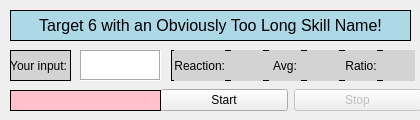
<?xml version="1.0" encoding="UTF-8"?>
<ui version="4.0">
 <class>MainWindow</class>
 <widget class="QMainWindow" name="MainWindow">
  <property name="geometry">
   <rect>
    <x>0</x>
    <y>0</y>
    <width>420</width>
    <height>120</height>
   </rect>
  </property>
  <property name="sizePolicy">
   <sizepolicy hsizetype="Fixed" vsizetype="Fixed">
    <horstretch>0</horstretch>
    <verstretch>0</verstretch>
   </sizepolicy>
  </property>
  <property name="minimumSize">
   <size>
    <width>420</width>
    <height>120</height>
   </size>
  </property>
  <property name="maximumSize">
   <size>
    <width>420</width>
    <height>120</height>
   </size>
  </property>
  <property name="windowTitle">
   <string>Keybinding Practice</string>
  </property>
  <property name="windowIcon">
   <iconset>
    <normaloff>icon.png</normaloff>icon.png</iconset>
  </property>
  <widget class="QWidget" name="centralwidget">
   <widget class="QWidget" name="horizontalLayoutWidget">
    <property name="geometry">
     <rect>
      <x>160</x>
      <y>80</y>
      <width>261</width>
      <height>41</height>
     </rect>
    </property>
    <layout class="QHBoxLayout" name="horizontalLayout">
     <item>
      <widget class="QPushButton" name="start_button">
       <property name="enabled">
        <bool>true</bool>
       </property>
       <property name="sizePolicy">
        <sizepolicy hsizetype="Minimum" vsizetype="Fixed">
         <horstretch>0</horstretch>
         <verstretch>0</verstretch>
        </sizepolicy>
       </property>
       <property name="focusPolicy">
        <enum>Qt::ClickFocus</enum>
       </property>
       <property name="text">
        <string>Start</string>
       </property>
      </widget>
     </item>
     <item>
      <widget class="QPushButton" name="stop_button">
       <property name="enabled">
        <bool>false</bool>
       </property>
       <property name="sizePolicy">
        <sizepolicy hsizetype="Minimum" vsizetype="Fixed">
         <horstretch>0</horstretch>
         <verstretch>0</verstretch>
        </sizepolicy>
       </property>
       <property name="focusPolicy">
        <enum>Qt::ClickFocus</enum>
       </property>
       <property name="text">
        <string>Stop</string>
       </property>
      </widget>
     </item>
    </layout>
   </widget>
   <widget class="QLabel" name="skills_label">
    <property name="geometry">
     <rect>
      <x>10</x>
      <y>10</y>
      <width>401</width>
      <height>31</height>
     </rect>
    </property>
    <property name="font">
     <font>
      <family>Tahoma</family>
      <pointsize>12</pointsize>
      <weight>50</weight>
      <bold>false</bold>
      <underline>false</underline>
      <stylestrategy>PreferAntialias</stylestrategy>
      <kerning>true</kerning>
     </font>
    </property>
    <property name="contextMenuPolicy">
     <enum>Qt::NoContextMenu</enum>
    </property>
    <property name="autoFillBackground">
     <bool>false</bool>
    </property>
    <property name="styleSheet">
     <string notr="true">background: lightblue</string>
    </property>
    <property name="frameShape">
     <enum>QFrame::Box</enum>
    </property>
    <property name="frameShadow">
     <enum>QFrame::Plain</enum>
    </property>
    <property name="text">
     <string>Target 6 with an Obviously Too Long Skill Name!</string>
    </property>
    <property name="alignment">
     <set>Qt::AlignCenter</set>
    </property>
    <property name="textInteractionFlags">
     <set>Qt::NoTextInteraction</set>
    </property>
   </widget>
   <widget class="QLabel" name="label_2">
    <property name="geometry">
     <rect>
      <x>10</x>
      <y>50</y>
      <width>61</width>
      <height>31</height>
     </rect>
    </property>
    <property name="autoFillBackground">
     <bool>false</bool>
    </property>
    <property name="styleSheet">
     <string notr="true">background: lightgrey</string>
    </property>
    <property name="frameShape">
     <enum>QFrame::Box</enum>
    </property>
    <property name="lineWidth">
     <number>1</number>
    </property>
    <property name="text">
     <string>Your input:</string>
    </property>
    <property name="alignment">
     <set>Qt::AlignRight|Qt::AlignTrailing|Qt::AlignVCenter</set>
    </property>
   </widget>
   <widget class="QWidget" name="horizontalLayoutWidget_2">
    <property name="geometry">
     <rect>
      <x>174</x>
      <y>50</y>
      <width>241</width>
      <height>31</height>
     </rect>
    </property>
    <layout class="QHBoxLayout" name="horizontalLayout_2">
     <item>
      <widget class="QLabel" name="label_4">
       <property name="maximumSize">
        <size>
         <width>16777215</width>
         <height>16777215</height>
        </size>
       </property>
       <property name="autoFillBackground">
        <bool>false</bool>
       </property>
       <property name="styleSheet">
        <string notr="true">background: lightgrey</string>
       </property>
       <property name="frameShape">
        <enum>QFrame::NoFrame</enum>
       </property>
       <property name="lineWidth">
        <number>1</number>
       </property>
       <property name="text">
        <string>Reaction:</string>
       </property>
       <property name="alignment">
        <set>Qt::AlignRight|Qt::AlignTrailing|Qt::AlignVCenter</set>
       </property>
      </widget>
     </item>
     <item>
      <widget class="QLabel" name="reaction_label">
       <property name="maximumSize">
        <size>
         <width>16777215</width>
         <height>16777215</height>
        </size>
       </property>
       <property name="autoFillBackground">
        <bool>false</bool>
       </property>
       <property name="styleSheet">
        <string notr="true">background: lightgrey</string>
       </property>
       <property name="text">
        <string/>
       </property>
       <property name="alignment">
        <set>Qt::AlignCenter</set>
       </property>
      </widget>
     </item>
     <item>
      <widget class="QLabel" name="label_3">
       <property name="maximumSize">
        <size>
         <width>16777215</width>
         <height>16777215</height>
        </size>
       </property>
       <property name="autoFillBackground">
        <bool>false</bool>
       </property>
       <property name="styleSheet">
        <string notr="true">background: lightgrey</string>
       </property>
       <property name="frameShape">
        <enum>QFrame::NoFrame</enum>
       </property>
       <property name="lineWidth">
        <number>1</number>
       </property>
       <property name="text">
        <string>Avg:</string>
       </property>
       <property name="alignment">
        <set>Qt::AlignCenter</set>
       </property>
      </widget>
     </item>
     <item>
      <widget class="QLabel" name="avg_label">
       <property name="maximumSize">
        <size>
         <width>16777215</width>
         <height>16777215</height>
        </size>
       </property>
       <property name="autoFillBackground">
        <bool>false</bool>
       </property>
       <property name="styleSheet">
        <string notr="true">background: lightgrey</string>
       </property>
       <property name="text">
        <string/>
       </property>
       <property name="alignment">
        <set>Qt::AlignCenter</set>
       </property>
      </widget>
     </item>
     <item>
      <widget class="QLabel" name="label_7">
       <property name="maximumSize">
        <size>
         <width>16777215</width>
         <height>16777215</height>
        </size>
       </property>
       <property name="styleSheet">
        <string notr="true">background: lightgrey</string>
       </property>
       <property name="text">
        <string>Ratio:</string>
       </property>
       <property name="alignment">
        <set>Qt::AlignCenter</set>
       </property>
      </widget>
     </item>
     <item>
      <widget class="QLabel" name="ratio_label">
       <property name="maximumSize">
        <size>
         <width>16777215</width>
         <height>16777215</height>
        </size>
       </property>
       <property name="styleSheet">
        <string notr="true">background: lightgrey</string>
       </property>
       <property name="text">
        <string/>
       </property>
       <property name="alignment">
        <set>Qt::AlignCenter</set>
       </property>
      </widget>
     </item>
    </layout>
   </widget>
   <widget class="QWidget" name="widget" native="true">
    <property name="geometry">
     <rect>
      <x>171</x>
      <y>50</y>
      <width>241</width>
      <height>31</height>
     </rect>
    </property>
    <property name="styleSheet">
     <string notr="true">background: lightgrey</string>
    </property>
    <widget class="QFrame" name="frame">
     <property name="geometry">
      <rect>
       <x>0</x>
       <y>0</y>
       <width>241</width>
       <height>31</height>
      </rect>
     </property>
     <property name="frameShape">
      <enum>QFrame::Box</enum>
     </property>
     <property name="frameShadow">
      <enum>QFrame::Plain</enum>
     </property>
    </widget>
   </widget>
   <widget class="QLabel" name="success_label">
    <property name="geometry">
     <rect>
      <x>10</x>
      <y>90</y>
      <width>151</width>
      <height>21</height>
     </rect>
    </property>
    <property name="contextMenuPolicy">
     <enum>Qt::NoContextMenu</enum>
    </property>
    <property name="styleSheet">
     <string notr="true">background:pink</string>
    </property>
    <property name="frameShape">
     <enum>QFrame::Box</enum>
    </property>
    <property name="text">
     <string/>
    </property>
    <property name="alignment">
     <set>Qt::AlignCenter</set>
    </property>
   </widget>
   <widget class="QLabel" name="user_input">
    <property name="geometry">
     <rect>
      <x>80</x>
      <y>50</y>
      <width>81</width>
      <height>31</height>
     </rect>
    </property>
    <property name="autoFillBackground">
     <bool>false</bool>
    </property>
    <property name="styleSheet">
     <string notr="true">background: white</string>
    </property>
    <property name="frameShape">
     <enum>QFrame::Box</enum>
    </property>
    <property name="frameShadow">
     <enum>QFrame::Sunken</enum>
    </property>
    <property name="lineWidth">
     <number>1</number>
    </property>
    <property name="text">
     <string/>
    </property>
    <property name="alignment">
     <set>Qt::AlignLeading|Qt::AlignLeft|Qt::AlignVCenter</set>
    </property>
   </widget>
   <zorder>widget</zorder>
   <zorder>horizontalLayoutWidget</zorder>
   <zorder>skills_label</zorder>
   <zorder>label_2</zorder>
   <zorder>horizontalLayoutWidget_2</zorder>
   <zorder>success_label</zorder>
   <zorder>user_input</zorder>
  </widget>
  <action name="actionSet_keybinds">
   <property name="text">
    <string>Set keybinds</string>
   </property>
  </action>
  <action name="actionAbout">
   <property name="text">
    <string>About</string>
   </property>
  </action>
 </widget>
 <resources/>
 <connections/>
</ui>
